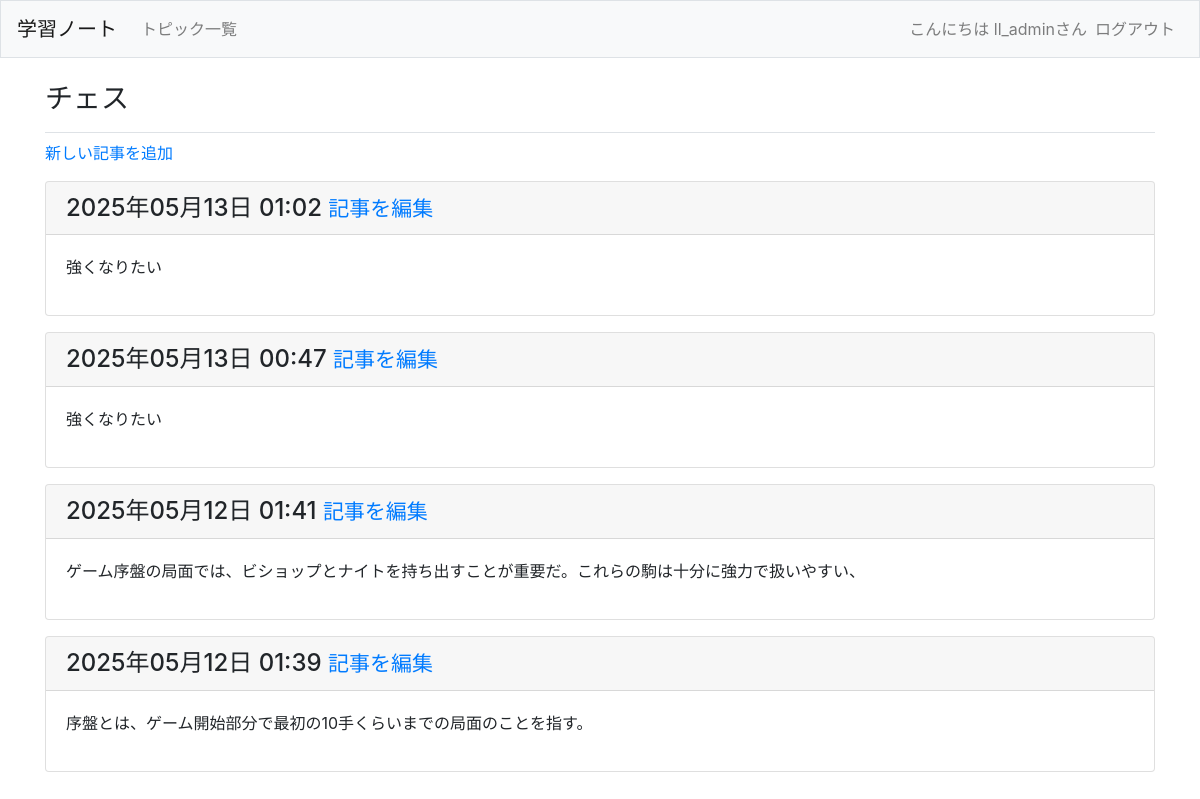
The page /topics/1/ (signed in) on the database its author committed.
### learning_logs/models.py (models this page shows, shortened)
class Topic(models.Model):
    text = models.CharField(max_length=200)
    date_added = models.DateTimeField(auto_now_add=True)
    owner = models.ForeignKey(User, on_delete=models.CASCADE)
    def __str__(self):
        return self.text

class Entry(models.Model):
    topic = models.ForeignKey(Topic, on_delete=models.CASCADE)
    text = models.TextField()
    date_added = models.DateTimeField(auto_now_add=True)
    class Meta:
        verbose_name_plural = 'entries'

### learning_logs/views.py (the view)
# urls.py: path('topics/<int:topic_id>/', views.topic, name='topic'),
@login_required
def topic(request, topic_id):
    topic = Topic.objects.get(id=topic_id)
    if topic.owner != request.user:
        raise Http404
    entries = topic.entry_set.order_by('-date_added')
    context = {'topic': topic, 'entries': entries}
    return render(request, 'learning_logs/topic.html', context)

### learning_logs/templates/learning_logs/topic.html (shortened to what this page needs)
{% extends 'learning_logs/base.html'%}
{% block page_header %}
    <h3>{{ topic }}</h3>
{% endblock page_header %}
{% block content %}
    <p>
        <a href="{% url 'learning_logs:new_entry' topic.id %}">新しい記事を追加</a>
    </p>
    {% for entry in entries %}
        <div class="card mb-3">
            <h4 class="card-header">
                {{ entry.date_added|date:'Y年m月d日 H:i' }}
                <small><a href="{% url 'learning_logs:edit_entry' entry.id %}">
                    記事を編集
                </a></small>
            </h4>
            <div class="card-body">
                {{ entry.text|linebreaks }}
            </div>
        </div>
    {% empty %}
        <p>このトピックにはまだ記事がありません</p>
    {% endfor %}
{% endblock content %}

### learning_logs/templates/learning_logs/base.html (shortened to what this page needs)
{% load bootstrap4 %}
<!doctype html>
<html lang="a">
<head>
    {% bootstrap_css %}
</head>
<body>
    <nav class="navbar navbar-expand-md navbar-light bg-light mb-4 border">
        <a class="navbar-brand" href="{% url 'learning_logs:index' %}">
            学習ノート</a>
        <div class="collapse navbar-collapse" id="navbarCollapse">
            <ul class="navbar-nav mr-auto">
                <li class="nav-item">
                    <a class="nav-link" href="{% url 'learning_logs:topics' %}">
                        トピック一覧
                    </a>
                </li>
            </ul>
            <ul class="navbar-nav ml-auto">
                {% if user.is_authenticated %}
                    <li class="nav-item">
                        <span class="navbar-text">こんにちは {{ user.username }}さん</span>
                    </li>
                    <li class="nav-item">
                        <a class="nav-link" href="{% url 'users:logout' %}">ログアウト</a>
                    </li>
                {% else %}
                    <li class="nav-item">
                        <a class="nav-link" href="{% url 'users:register' %}">ユーザー登録</a>
                    </li>
                    <li class="nav-item">
                        <a class="nav-link" href="{% url 'users:login' %}">ログイン</a></li>
                {% endif %}
            </ul>
        </div>
    </nav>
    <main role="main" class="container">
        <div class="pb-2 mb-2 border-bottom">
            {% block page_header %}{% endblock page_header %}
        </div>
        <div>
            {% block content %}{% endblock content %}
        </div>
    </main>
</body>
</html>

### rows shown on the page
Topic: text "チェス"
Entry: date_added "2025年05月13日 01:02", text "強くなりたい"
Entry: date_added "2025年05月13日 00:47", text "強くなりたい"
Entry: date_added "2025年05月12日 01:41", text "ゲーム序盤の局面では、ビショップとナイトを持ち出すことが重要だ。これらの駒は十分に強力で扱いやすい、"
Entry: date_added "2025年05月12日 01:39", text "序盤とは、ゲーム開始部分で最初の10手くらいまでの局面のことを指す。"

### other values the page prints
{{ user.username }} "ll_admin"
